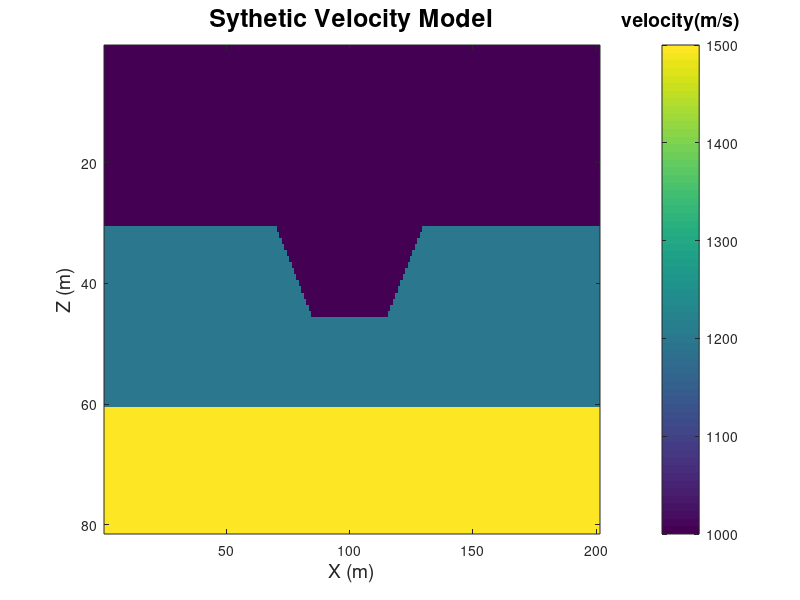

This chart was generated by the following MATLAB code: (Note: this script raises an error after producing the figure.)
% for synthetic test  Dec.3rd
vel=[repmat(1000,[1,30]), repmat(1200,[1,30]), repmat(1500,[1,21])];
vel=repmat(vel',[1 201]);

for i= 71:85
        vel(31:30+(i-70),i)=1000;
end
for i= 86:114
        vel(31:45,i)=1000;
end
for i=115:129
        vel(31:30+(130-i),i)=1000;    
end
figure;imagesc(vel);xlabel('X (m)','FontSize',14); ylabel('Z (m)','FontSize',14);
h=colorbar; set(get(h,'title'),'string','velocity(m/s)','FontSize',14);%colorbar('velocity(m/s)');
title('Sythetic Velocity Model','FontSize',18)
[vel_ss,~]=vel_smooth(vel,11,11,5); 
figure;imagesc(vel_ss);xlabel('X (m)','FontSize',14); ylabel('Z (m)','FontSize',14);
h=colorbar; set(get(h,'title'),'string','velocity(m/s)','FontSize',14);
title('Smooth Velocity Model','FontSize',20)%colorbar;
s=1./vel_ss;


v0=1000;
nx=201;nz=81;
dx=5; x = (0:nx-1)*dx; z = (0:nz-1)*dx; 
nt=2001; dt=0.0005; t=(0:nt-1)*dt;


% gx=(0:2:(nx-1))*dx; gz=zeros(size(gx)); ng=numel(gx);
% sx=(0:20:(nx-1))*dx; 
% sx=(0:100:nx-1)*dx;sz=zeros(size(sx));ns=numel(sx);
% gx=(0:2:nx-1)*dx;gz=zeros(size(gx)); ng=numel(gx);

gx=(0:2:(nx-1))*dx; gz=zeros(size(gx)); ng=numel(gx);
sx=(0:20:(nx-1))*dx; ns=numel(sx); sz=zeros(size(sx));

freq=25; 
source=ricker(freq,dt);
source=expand_source(source,nt);
 
ttt_s=zeros(nz,nx,ns);
ttt_r=zeros(nz,nx,ng);

for i=1:ns
    ttt_s(:,:,i)=eikonal2d(s,sx(i),sz(i),dx);
end

for i=1:ng
    ttt_r(:,:,i)=eikonal2d(s,gx(i),gz(i),dx);
end

load seis_refl;
d=seis_refl;

iter=10;
mig0=zeros(nz,nx);
[mig_lsm,res]=lsm_over(d,mig0,source,sx,sz,gx,gz,ttt_s,ttt_r,dt,dx,iter);
figure(6);
imagesc(mig_lsm);colormap(gray);title('LSM-Kirchhoff Image','FontSize',18);
xlabel('X (m)','FontSize',14); ylabel('Z (m)','FontSize',14); 
figure(7);
plot(1:1:iter,res);title('LSM-Kirchhoff Residual Curve','FontSize',18);
xlabel('Iteration','FontSize',14); ylabel('residual','FontSize',14);



